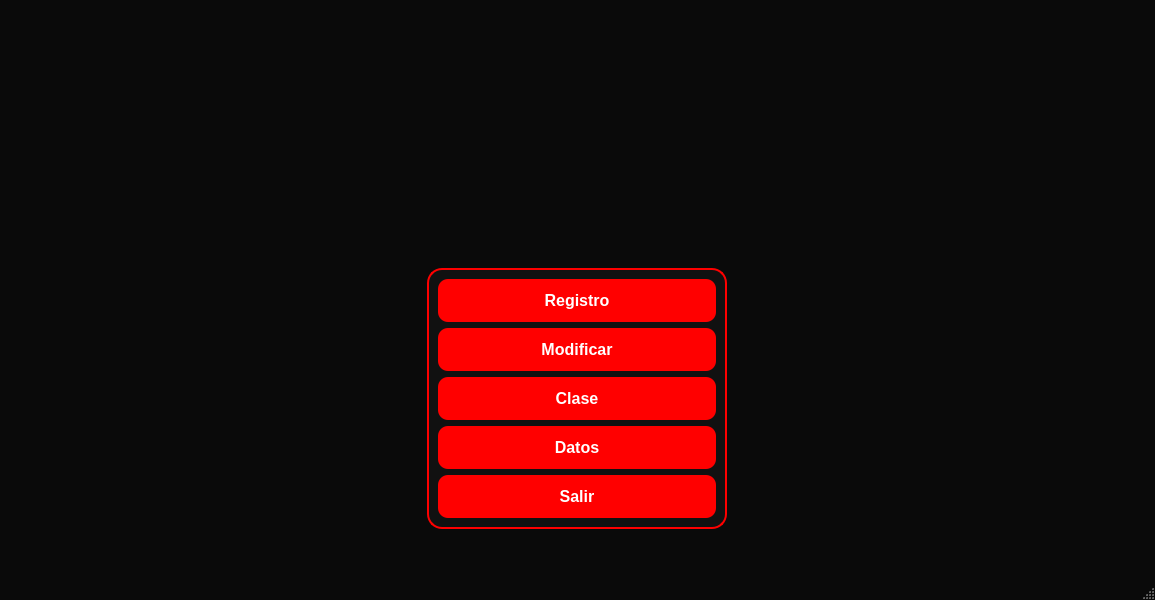
<?xml version="1.0" encoding="UTF-8"?>
<ui version="4.0">
 <class>MainWindow</class>
 <widget class="QMainWindow" name="MainWindow">
  <property name="geometry">
   <rect>
    <x>0</x>
    <y>0</y>
    <width>1155</width>
    <height>600</height>
   </rect>
  </property>
  <property name="minimumSize">
   <size>
    <width>800</width>
    <height>600</height>
   </size>
  </property>
  <property name="windowTitle">
   <string>MainWindow</string>
  </property>
  <property name="styleSheet">
   <string notr="true">/* =========================================
   1. FONDO DE LA VENTANA (MAINWINDOW)
   ========================================= */
QMainWindow, #centralwidget {
    background-color: #0a0a0a; /* Negro oscuro profundo */
}

/* =========================================
   2. TEXTOS (LABELS)
   ========================================= */
QLabel {
    color: #ffffff; /* Texto blanco */
}

/* =========================================
   3. CAJAS DE TEXTO (USUARIO Y CONTRASEÑA)
   ========================================= */
QLineEdit {
    background-color: rgba(30, 30, 30, 200); /* Gris oscuro semi-transparente */
    border: 2px solid #555555; /* Borde gris apagado por defecto */
    border-radius: 10px; /* Esquinas redondeadas */
    color: #ffffff; /* Letras blancas al escribir */
    padding: 10px;
    font-size: 14px;
}

/* Efecto Neón cuando le das clic a la caja para escribir */
QLineEdit:focus {
    border: 2px solid #ff0000; /* Borde rojo brillante */
    background-color: rgba(50, 20, 20, 200); /* Un ligero tono rojizo en el fondo */
}

/* =========================================
   4. BOTÓN PRINCIPAL (ENTRAR)
   ========================================= */
QPushButton {
    background-color: #ff0000; /* Rojo sólido ZoomFit */
    color: white;
    border-radius: 10px;
    padding: 12px;
    font-size: 16px;
    font-weight: bold;
}

/* Efecto cuando pasas el mouse por encima del botón */
QPushButton:hover {
    background-color: #cc0000; /* Rojo más oscuro para dar efecto de clic */
}</string>
  </property>
  <widget class="QWidget" name="centralwidget">
   <layout class="QVBoxLayout" name="verticalLayout_2">
    <item>
     <layout class="QVBoxLayout" name="verticalLayout">
      <item>
       <layout class="QHBoxLayout" name="horizontalLayout_2">
        <item>
         <spacer name="horizontalSpacer">
          <property name="orientation">
           <enum>Qt::Horizontal</enum>
          </property>
          <property name="sizeType">
           <enum>QSizePolicy::Ignored</enum>
          </property>
          <property name="sizeHint" stdset="0">
           <size>
            <width>40</width>
            <height>20</height>
           </size>
          </property>
         </spacer>
        </item>
        <item>
         <widget class="QLabel" name="label">
          <property name="sizePolicy">
           <sizepolicy hsizetype="Ignored" vsizetype="Preferred">
            <horstretch>0</horstretch>
            <verstretch>0</verstretch>
           </sizepolicy>
          </property>
          <property name="maximumSize">
           <size>
            <width>16777215</width>
            <height>350</height>
           </size>
          </property>
          <property name="text">
           <string/>
          </property>
          <property name="pixmap">
           <pixmap>../img/Banner de administración de ZoomFit.png</pixmap>
          </property>
          <property name="scaledContents">
           <bool>true</bool>
          </property>
         </widget>
        </item>
        <item>
         <spacer name="horizontalSpacer_2">
          <property name="orientation">
           <enum>Qt::Horizontal</enum>
          </property>
          <property name="sizeType">
           <enum>QSizePolicy::Ignored</enum>
          </property>
          <property name="sizeHint" stdset="0">
           <size>
            <width>40</width>
            <height>20</height>
           </size>
          </property>
         </spacer>
        </item>
       </layout>
      </item>
      <item>
       <spacer name="verticalSpacer">
        <property name="orientation">
         <enum>Qt::Vertical</enum>
        </property>
        <property name="sizeType">
         <enum>QSizePolicy::Preferred</enum>
        </property>
        <property name="sizeHint" stdset="0">
         <size>
          <width>20</width>
          <height>40</height>
         </size>
        </property>
       </spacer>
      </item>
      <item>
       <layout class="QHBoxLayout" name="horizontalLayout_9">
        <item>
         <spacer name="horizontalSpacer_3">
          <property name="orientation">
           <enum>Qt::Horizontal</enum>
          </property>
          <property name="sizeType">
           <enum>QSizePolicy::Preferred</enum>
          </property>
          <property name="sizeHint" stdset="0">
           <size>
            <width>40</width>
            <height>20</height>
           </size>
          </property>
         </spacer>
        </item>
        <item>
         <widget class="QFrame" name="frame">
          <property name="maximumSize">
           <size>
            <width>300</width>
            <height>16777215</height>
           </size>
          </property>
          <property name="styleSheet">
           <string notr="true">QFrame {
    border: 2px solid #ff0000;
    border-radius: 15px;
    background-color: rgba(20, 20, 20, 180); /* Ligeramente transparente */
}</string>
          </property>
          <property name="frameShape">
           <enum>QFrame::StyledPanel</enum>
          </property>
          <property name="frameShadow">
           <enum>QFrame::Raised</enum>
          </property>
          <layout class="QVBoxLayout" name="verticalLayout_3">
           <item>
            <widget class="QPushButton" name="pushButton">
             <property name="font">
              <font>
               <pointsize>-1</pointsize>
               <weight>75</weight>
               <bold>true</bold>
              </font>
             </property>
             <property name="text">
              <string>Registro</string>
             </property>
            </widget>
           </item>
           <item>
            <widget class="QPushButton" name="pushButton_2">
             <property name="font">
              <font>
               <pointsize>-1</pointsize>
               <weight>75</weight>
               <bold>true</bold>
              </font>
             </property>
             <property name="text">
              <string>Modificar</string>
             </property>
            </widget>
           </item>
           <item>
            <widget class="QPushButton" name="pushButton_5">
             <property name="text">
              <string>Clase</string>
             </property>
            </widget>
           </item>
           <item>
            <widget class="QPushButton" name="pushButton_3">
             <property name="font">
              <font>
               <pointsize>-1</pointsize>
               <weight>75</weight>
               <bold>true</bold>
              </font>
             </property>
             <property name="text">
              <string>Datos</string>
             </property>
            </widget>
           </item>
           <item>
            <widget class="QPushButton" name="pushButton_4">
             <property name="font">
              <font>
               <pointsize>-1</pointsize>
               <weight>75</weight>
               <bold>true</bold>
              </font>
             </property>
             <property name="text">
              <string>Salir</string>
             </property>
            </widget>
           </item>
          </layout>
         </widget>
        </item>
        <item>
         <spacer name="horizontalSpacer_4">
          <property name="orientation">
           <enum>Qt::Horizontal</enum>
          </property>
          <property name="sizeType">
           <enum>QSizePolicy::Preferred</enum>
          </property>
          <property name="sizeHint" stdset="0">
           <size>
            <width>40</width>
            <height>20</height>
           </size>
          </property>
         </spacer>
        </item>
       </layout>
      </item>
     </layout>
    </item>
    <item>
     <spacer name="verticalSpacer_2">
      <property name="orientation">
       <enum>Qt::Vertical</enum>
      </property>
      <property name="sizeType">
       <enum>QSizePolicy::Preferred</enum>
      </property>
      <property name="sizeHint" stdset="0">
       <size>
        <width>20</width>
        <height>40</height>
       </size>
      </property>
     </spacer>
    </item>
   </layout>
  </widget>
  <widget class="QMenuBar" name="menubar">
   <property name="geometry">
    <rect>
     <x>0</x>
     <y>0</y>
     <width>1155</width>
     <height>21</height>
    </rect>
   </property>
  </widget>
  <widget class="QStatusBar" name="statusbar"/>
 </widget>
 <resources/>
 <connections/>
</ui>
